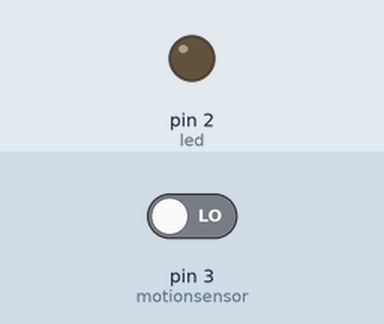
This sketch was run on a simulated Arduino Uno, built with avr-gcc and run on an emulated ATmega328P. Parts: output pins drawn as LEDs (lit = HIGH). Inputs (shaded band) come from the test bench; at power-on: pin 3 (motionsensor) LOW.

Above: at 2.8 s.
2.9 s: pin 3 (motionsensor) driven HIGH
At 3.9 s:
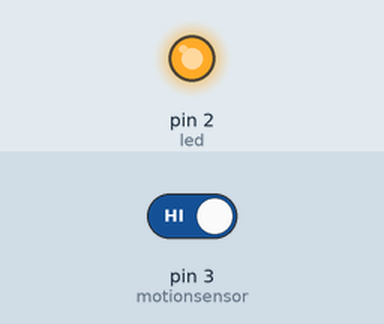
4.5 s: pin 3 (motionsensor) driven LOW
At 5.5 s:
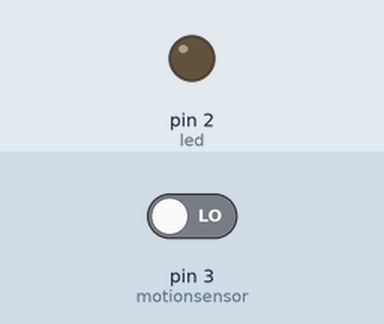
Timing chart, 0 to 7.5 s (numbered marks = the images above; inputs shaded):
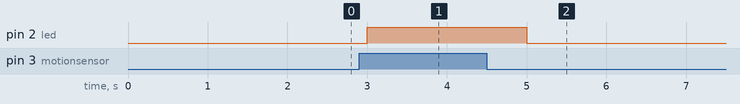

The sketch:

LED_Motion_Detector.ino
```cpp
int led=2;
int motionsensor=3;

void setup()
{
  pinMode(motionsensor,INPUT);
  pinMode(led,OUTPUT);
}

void loop()
{
  int buttonstate=digitalRead(motionsensor);
  if(buttonstate==HIGH)
  {
    digitalWrite(led,HIGH);
    delay(1000);
   }
   else
   {
    digitalWrite(led,LOW);
    delay(1000);
    }
}
```

Measured:
- after the input at 2.9 s, pin 2 (led): LOW → HIGH after 0.10 s
- after the input at 4.5 s, pin 2 (led): HIGH → LOW after 0.50 s
